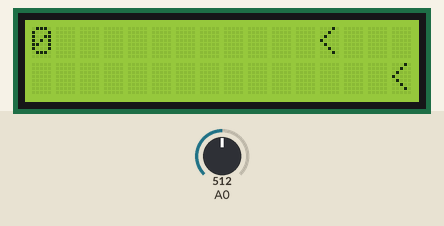
Simulated run of this sketch. Board: Arduino Uno, built with avr-gcc and run on an emulated ATmega328P. Parts: 16×2 character LCD. The inputs (shaded band) are chosen by the test bench; at power-on: A0 = 512. What the sketch prints to the serial monitor is not drawn. At 4.9 s the program stops and its outputs stay as they are.

Above: at 1.2 s.
1.3 s: A0 set to 710
At 1.49 s:
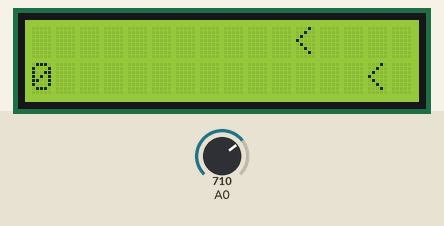
4.3 s: A0 set to 290
At 4.66 s:
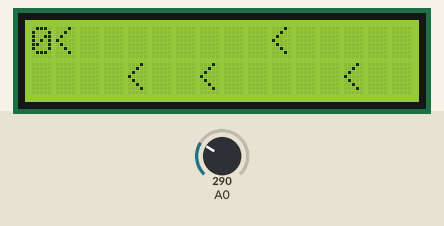
At 6.1 s:
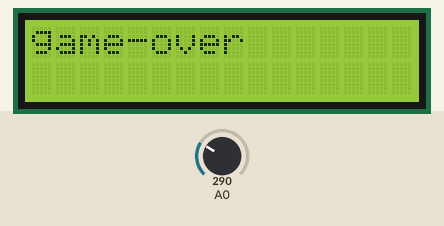
Timing chart, 0 to 6.4 s (numbered marks = the images above; inputs shaded):
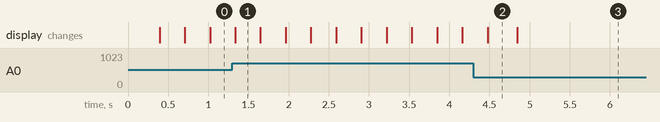

The sketch:

analog_game.ino
```cpp
#include <Wire.h>
#include <LiquidCrystal_I2C.h>

LiquidCrystal_I2C lcd(0x27,16,2);

void setup() {
  // put your setup code here, to run once:
  lcd.init();
  lcd.backlight();
  Serial.begin(9600);
}

int i=15;
int e=i+3;
int d=e+3;
int f=d+3;
int g=f+3;

int c=0;

void loop() {
  // put your main code here, to run repeatedly:

  lcd.clear();

  lcd.setCursor(0,c);
  lcd.print("0");

  lcd.setCursor(i,0);
  lcd.print("<");

  lcd.setCursor(e,1);
  lcd.print("<");

  lcd.setCursor(d,1);
  lcd.print("<");

  lcd.setCursor(f,0);
  lcd.print("<");

  lcd.setCursor(g,1);
  lcd.print("<");

  delay(300);

  if(i>0){
    i--;
  }
  else{
    i=15;
    }

  if(e>0){
    e--;
  }
  else{
    e=15;
    }

  if(d>0){
    d--;
  }
  else{
    d=15;
    }

  if(f>0){
    f--;
  }
  else{
    f=15;
    }

  if(g>0){
    g--;
  }
  else{
    g=15;
    }

  if(analogRead(A0)>700){
   c=1;
  }
  else if(analogRead(A0)<300){
   c=0;
   }

  switch (c){
    case 0:
     switch (i){
      case 0:
       Serial.print("game-over");
       lcd.init();
       lcd.setCursor(0,0);
       lcd.print("game-over");
       delay(100);
       exit(0);
       break;
     }
     switch (f){
      case 0:
       Serial.print("game-over");
       lcd.init();
       lcd.setCursor(0,0);
       lcd.print("game-over");
       delay(100);
       exit(0);
       break;
     }
     break;
  }

  switch (c){
    case 1:
     switch (e){
      case 0:
       Serial.print("game-over");
       lcd.init();
       lcd.setCursor(0,0);
       lcd.print("game-over");
       delay(100);
       exit(0);
       break;
     }
     switch (d){
      case 0:
       Serial.print("game-over");
       lcd.init();
       lcd.setCursor(0,0);
       lcd.print("game-over");
       delay(100);
       exit(0);
       break;
     }
     switch (g){
      case 0:
       Serial.print("game-over");
       lcd.init();
       lcd.setCursor(0,0);
       lcd.print("game-over");
       delay(100);
       exit(0);
       break;
     }
     break;
  }
}
```
